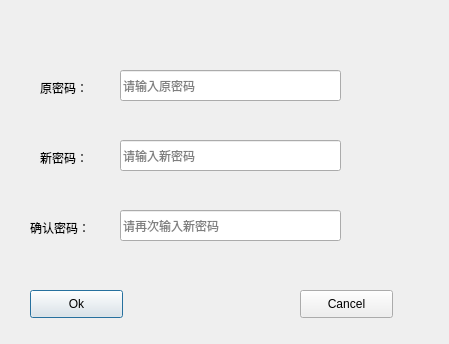
<?xml version="1.0" encoding="UTF-8"?>
<ui version="4.0">
 <class>Changepass</class>
 <widget class="QDialog" name="Changepass">
  <property name="geometry">
   <rect>
    <x>0</x>
    <y>0</y>
    <width>449</width>
    <height>344</height>
   </rect>
  </property>
  <property name="windowTitle">
   <string>修改密码</string>
  </property>
  <widget class="QLabel" name="label">
   <property name="geometry">
    <rect>
     <x>40</x>
     <y>80</y>
     <width>72</width>
     <height>15</height>
    </rect>
   </property>
   <property name="text">
    <string>原密码：</string>
   </property>
  </widget>
  <widget class="QLabel" name="label_2">
   <property name="geometry">
    <rect>
     <x>40</x>
     <y>150</y>
     <width>72</width>
     <height>15</height>
    </rect>
   </property>
   <property name="text">
    <string>新密码：</string>
   </property>
  </widget>
  <widget class="QLabel" name="label_3">
   <property name="geometry">
    <rect>
     <x>30</x>
     <y>220</y>
     <width>72</width>
     <height>15</height>
    </rect>
   </property>
   <property name="text">
    <string>确认密码：</string>
   </property>
  </widget>
  <widget class="QWidget" name="verticalLayoutWidget">
   <property name="geometry">
    <rect>
     <x>0</x>
     <y>50</y>
     <width>2</width>
     <height>2</height>
    </rect>
   </property>
   <layout class="QVBoxLayout" name="verticalLayout"/>
  </widget>
  <widget class="QPushButton" name="pushButton">
   <property name="geometry">
    <rect>
     <x>30</x>
     <y>290</y>
     <width>93</width>
     <height>28</height>
    </rect>
   </property>
   <property name="text">
    <string>Ok</string>
   </property>
  </widget>
  <widget class="QPushButton" name="pushButton_2">
   <property name="geometry">
    <rect>
     <x>300</x>
     <y>290</y>
     <width>93</width>
     <height>28</height>
    </rect>
   </property>
   <property name="text">
    <string>Cancel</string>
   </property>
  </widget>
  <widget class="QLineEdit" name="lineEdit">
   <property name="geometry">
    <rect>
     <x>120</x>
     <y>70</y>
     <width>221</width>
     <height>31</height>
    </rect>
   </property>
   <property name="inputMask">
    <string/>
   </property>
   <property name="text">
    <string/>
   </property>
   <property name="echoMode">
    <enum>QLineEdit::Password</enum>
   </property>
   <property name="cursorPosition">
    <number>0</number>
   </property>
   <property name="readOnly">
    <bool>false</bool>
   </property>
   <property name="placeholderText">
    <string>请输入原密码</string>
   </property>
  </widget>
  <widget class="QLineEdit" name="lineEdit_2">
   <property name="geometry">
    <rect>
     <x>120</x>
     <y>140</y>
     <width>221</width>
     <height>31</height>
    </rect>
   </property>
   <property name="inputMask">
    <string/>
   </property>
   <property name="text">
    <string/>
   </property>
   <property name="echoMode">
    <enum>QLineEdit::Password</enum>
   </property>
   <property name="placeholderText">
    <string>请输入新密码</string>
   </property>
  </widget>
  <widget class="QLineEdit" name="lineEdit_3">
   <property name="geometry">
    <rect>
     <x>120</x>
     <y>210</y>
     <width>221</width>
     <height>31</height>
    </rect>
   </property>
   <property name="inputMask">
    <string/>
   </property>
   <property name="text">
    <string/>
   </property>
   <property name="echoMode">
    <enum>QLineEdit::Password</enum>
   </property>
   <property name="placeholderText">
    <string>请再次输入新密码</string>
   </property>
  </widget>
 </widget>
 <resources/>
 <connections>
  <connection>
   <sender>pushButton_2</sender>
   <signal>clicked()</signal>
   <receiver>Changepass</receiver>
   <slot>close()</slot>
   <hints>
    <hint type="sourcelabel">
     <x>346</x>
     <y>303</y>
    </hint>
    <hint type="destinationlabel">
     <x>224</x>
     <y>171</y>
    </hint>
   </hints>
  </connection>
 </connections>
</ui>
